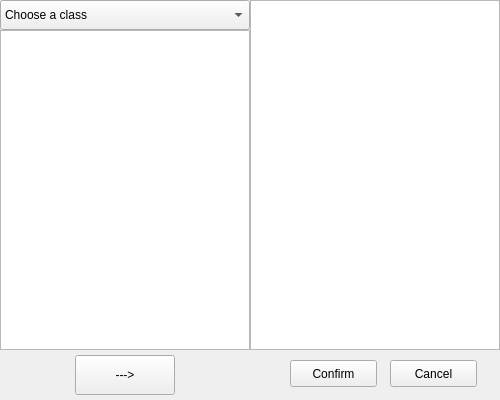
<?xml version="1.0" encoding="UTF-8"?>
<ui version="4.0">
 <class>RemoveStudentWindow</class>
 <widget class="QWidget" name="RemoveStudentWindow">
  <property name="geometry">
   <rect>
    <x>0</x>
    <y>0</y>
    <width>500</width>
    <height>400</height>
   </rect>
  </property>
  <property name="minimumSize">
   <size>
    <width>500</width>
    <height>400</height>
   </size>
  </property>
  <property name="maximumSize">
   <size>
    <width>500</width>
    <height>400</height>
   </size>
  </property>
  <property name="windowTitle">
   <string>Remove Student</string>
  </property>
  <widget class="QComboBox" name="ClassSelector">
   <property name="geometry">
    <rect>
     <x>0</x>
     <y>0</y>
     <width>250</width>
     <height>30</height>
    </rect>
   </property>
   <item>
    <property name="text">
     <string>Choose a class</string>
    </property>
   </item>
  </widget>
  <widget class="QListWidget" name="StudentRemoveList">
   <property name="geometry">
    <rect>
     <x>250</x>
     <y>0</y>
     <width>250</width>
     <height>350</height>
    </rect>
   </property>
  </widget>
  <widget class="QListWidget" name="StudentList">
   <property name="geometry">
    <rect>
     <x>0</x>
     <y>30</y>
     <width>250</width>
     <height>320</height>
    </rect>
   </property>
  </widget>
  <widget class="QPushButton" name="RemoveButton">
   <property name="geometry">
    <rect>
     <x>75</x>
     <y>355</y>
     <width>100</width>
     <height>40</height>
    </rect>
   </property>
   <property name="text">
    <string>---&gt;</string>
   </property>
  </widget>
  <widget class="QPushButton" name="ConfirmButton">
   <property name="geometry">
    <rect>
     <x>290</x>
     <y>360</y>
     <width>87</width>
     <height>27</height>
    </rect>
   </property>
   <property name="text">
    <string>Confirm</string>
   </property>
  </widget>
  <widget class="QPushButton" name="CancelButton">
   <property name="geometry">
    <rect>
     <x>390</x>
     <y>360</y>
     <width>87</width>
     <height>27</height>
    </rect>
   </property>
   <property name="text">
    <string>Cancel</string>
   </property>
  </widget>
 </widget>
 <resources/>
 <connections/>
</ui>
